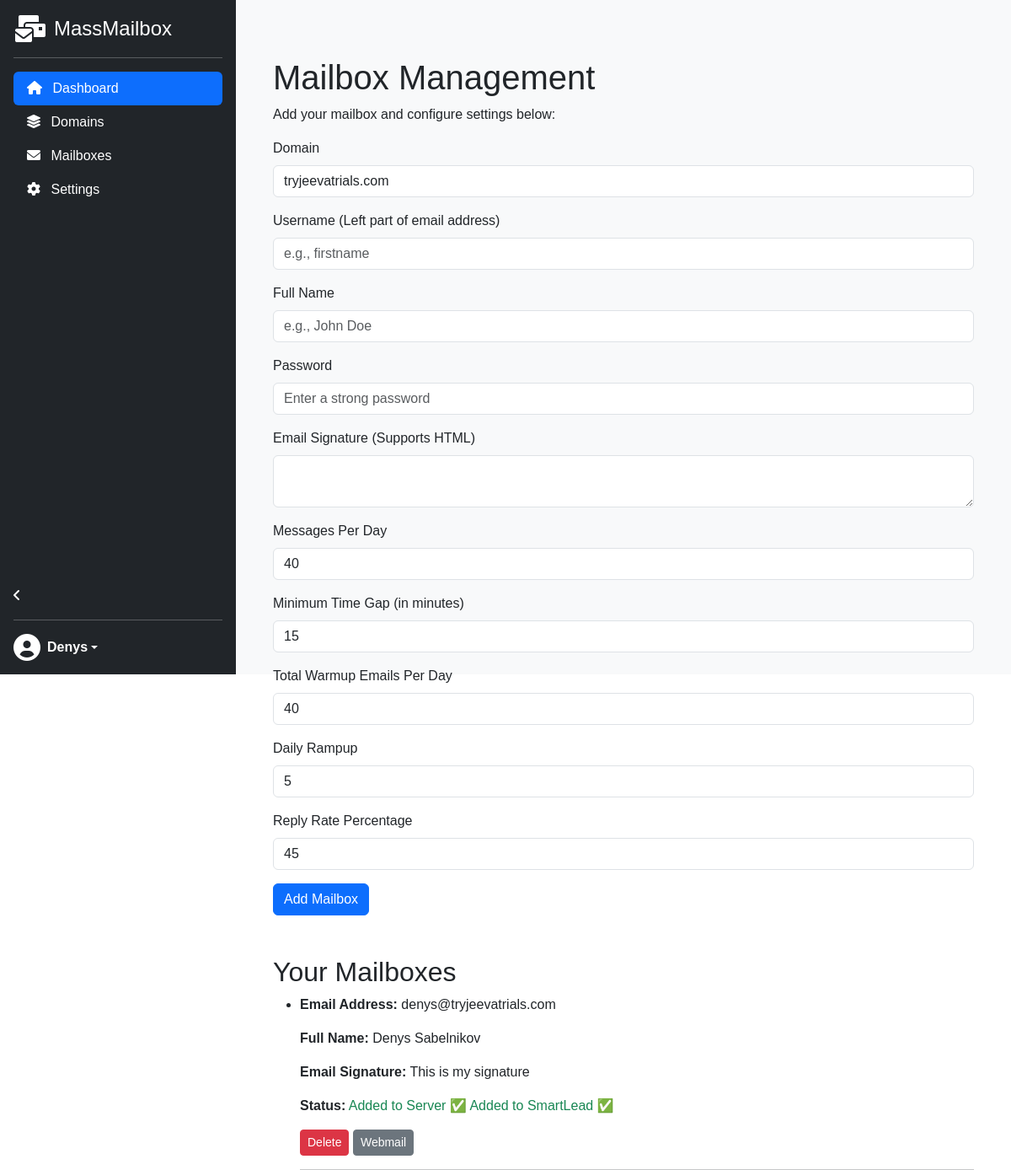
Page /mailboxes (signed in) on the committed database.
### app/models.py (models this page shows, shortened)
class User(UserMixin, db.Model):
    id = db.Column(db.Integer, primary_key=True)
    email = db.Column(db.String(150), unique=True, nullable=False)
    password = db.Column(db.String(150), nullable=False)
    first_name = db.Column(db.String(150), nullable=False)
    last_name = db.Column(db.String(150), nullable=False)
    stripe_customer_id = db.Column(db.String(100), nullable=True)
    stripe_subscription_id = db.Column(db.String(100), nullable=True)
    stripe_plan_id = db.Column(db.String(100), nullable=True)
    subscription_status = db.Column(db.String(50), nullable=True)
    cloudflare_email = db.Column(db.String(150), nullable=True)
    cloudflare_api_key = db.Column(db.String(100), nullable=True)
    smartlead_api_key = db.Column(db.String(100), nullable=True)
    domains = db.relationship('Domain', backref='user', lazy=True)
    mailboxes = db.relationship('Mailbox', backref='user', lazy=True)

class Mailbox(db.Model):
    id = db.Column(db.Integer, primary_key=True)
    email_address = db.Column(db.String(255), nullable=False)
    full_name = db.Column(db.String(255), nullable=False)  # Full name field
    password = db.Column(db.String(255), nullable=False)  # Password field
    user_id = db.Column(db.Integer, db.ForeignKey('user.id'), nullable=False)  # Foreign key to User model
    domain_id = db.Column(db.Integer, db.ForeignKey('domain.id'), nullable=False)  # Foreign key to Domain model
    created_at = db.Column(db.DateTime, nullable=False, server_default=db.func.now())  # Timestamp
    email_signature = db.Column(db.Text, nullable=False)
    message_per_day = db.Column(db.Integer, default=40)
    minimum_time_gap = db.Column(db.Integer, default=15)
    total_warmup_per_day = db.Column(db.Integer, default=40)
    daily_rampup = db.Column(db.Integer, default=5)
    reply_rate_percentage = db.Column(db.Integer, default=45)
    added_to_server = db.Column(db.Boolean, default=False, nullable=False)  # Track if added to the server
    added_to_smartlead = db.Column(db.Boolean, default=False, nullable=False)  # Track if added to SmartLead

### app/views/mailbox_views.py (the view, shortened to what this page needs)
@mailbox.route('/mailboxes', methods=['GET', 'POST'])
@login_required
def manage_mailboxes():
    form = MailboxForm()
    user_domains = Domain.query.filter_by(user_id=current_user.id).all()
    form.domain_id.choices = [(domain.id, domain.domain) for domain in user_domains]
    user_mailboxes = Mailbox.query.filter_by(user_id=current_user.id).all()
    return render_template('mailboxes.html', form=form, domains=user_domains, mailboxes=user_mailboxes)

### app/__init__.py (called while the page is built)
@login_manager.user_loader
def load_user(user_id):
    from app.models import User
    return User.query.get(int(user_id))

### app/templates/mailboxes.html (shortened to what this page needs)
{% extends "base.html" %}
{% block content %}
<div class="container mt-5">
    <h1>Mailbox Management</h1>
    <p>Add your mailbox and configure settings below:</p>
    <form id="mailboxForm" method="POST" action="{{ url_for('mailbox.manage_mailboxes') }}">
        <div class="mb-3">
            <label for="domain" class="form-label">Domain</label>
            <select class="form-control" id="domain" name="domain_id">
                {% for domain in domains %}
                    <option value="{{ domain.id }}">{{ domain.domain }}</option>
                {% endfor %}
            </select>
        </div>
        <div class="mb-3">
            <label for="username" class="form-label">Username (Left part of email address)</label>
            {{ form.username(class="form-control", id="username", placeholder="e.g., firstname") }}
        </div>
        <div class="mb-3">
            <label for="full_name" class="form-label">Full Name</label>
            {{ form.full_name(class="form-control", id="full_name", placeholder="e.g., John Doe") }}
        </div>
        <div class="mb-3">
            <label for="password" class="form-label">Password</label>
            {{ form.password(class="form-control", id="password", type="password", placeholder="Enter a strong password") }}
        </div>
        <div class="mb-3">
            <label for="email_signature" class="form-label">Email Signature (Supports HTML)</label>
            {{ form.email_signature(class="form-control", id="email_signature") }}
        </div>
        <div class="mb-3">
            <label for="message_per_day" class="form-label">Messages Per Day</label>
            {{ form.message_per_day(class="form-control", id="message_per_day") }}
        </div>
        <div class="mb-3">
            <label for="minimum_time_gap" class="form-label">Minimum Time Gap (in minutes)</label>
            {{ form.minimum_time_gap(class="form-control", id="minimum_time_gap") }}
        </div>
        <div class="mb-3">
            <label for="total_warmup_per_day" class="form-label">Total Warmup Emails Per Day</label>
            {{ form.total_warmup_per_day(class="form-control", id="total_warmup_per_day") }}
        </div>
        <div class="mb-3">
            <label for="daily_rampup" class="form-label">Daily Rampup</label>
            {{ form.daily_rampup(class="form-control", id="daily_rampup") }}
        </div>
        <div class="mb-3">
            <label for="reply_rate_percentage" class="form-label">Reply Rate Percentage</label>
            {{ form.reply_rate_percentage(class="form-control", id="reply_rate_percentage") }}
        </div>
        <button type="submit" class="btn btn-primary">Add Mailbox</button>
    </form>
    <h2 class="mt-5">Your Mailboxes</h2>
    <ul id="mailboxList">
        {% for mailbox in mailboxes %}
            <li class="mailbox-item">
                <p><strong>Email Address:</strong> {{ mailbox.email_address }}</p>
                <p><strong>Full Name:</strong> {{ mailbox.full_name }}</p>
                <p><strong>Email Signature:</strong> {{ mailbox.email_signature }}</p>
<p><strong>Status:</strong>
    <span class="text-success">
        {% if mailbox.added_to_server %}
            Added to Server ✅
        {% else %}
            <span class="text-danger">Not Added to Server ❌</span>
        {% endif %}
    </span>
    <span class="text-success">
        {% if mailbox.added_to_smartlead %}
            Added to SmartLead ✅
        {% else %}
            <span class="text-danger">Not Added to SmartLead ❌</span>
        {% endif %}
    </span>
</p>
                <form method="POST" action="{{ url_for('mailbox.delete_mailbox', mailbox_id=mailbox.id) }}" style="display:inline;">
                    <button type="submit" class="btn btn-danger btn-sm">Delete</button>
                </form>
                <a href="https://mail.trycpd.com/SOGo/so/{{ mailbox.email_address }}" class="btn btn-secondary btn-sm" target="_blank">Webmail</a>
            </li>
        {% else %}
            <li>No mailboxes added yet.</li>
        {% endfor %}
    </ul>
</div>
{% endblock %}

### app/templates/base.html (shortened to what this page needs)
<!DOCTYPE html>
<html lang="en">
<head>
    <link href="https://cdn.jsdelivr.net/npm/bootstrap@5.3.0/dist/css/bootstrap.min.css" rel="stylesheet">
    <link rel="stylesheet" href="{{ url_for('static', filename='css/dashstyle.css') }}">
    <link rel="stylesheet" href="https://cdnjs.cloudflare.com/ajax/libs/font-awesome/6.0.0-beta3/css/all.min.css">
</head>
<body>
    {% if current_user.is_authenticated %}
    <div class="wrapper">
        <div id="sidebar" class="d-flex flex-column flex-shrink-0 p-3 text-bg-dark sidebar" style="width: 280px;">
            <a href="/" class="d-flex align-items-center mb-3 mb-md-0 me-md-auto text-white text-decoration-none">
                <i class="fas fa-mail-bulk pe-none me-2" style="font-size: 32px;"></i>
                <span class="fs-4 logo-text">MassMailbox</span>
            </a>
            <hr>
            <ul class="nav nav-pills flex-column mb-auto">
                <li class="nav-item">
                    <a href="{{ url_for('dashboard.dashboard_view') }}" class="nav-link active" aria-current="page">
                        <i class="fas fa-home pe-none me-2"></i>
                        <span>Dashboard</span>
                    </a>
                </li>
                <li>
                    <a href="{{ url_for('domain.manage_domains') }}" class="nav-link text-white">
                        <i class="fas fa-layer-group pe-none me-2"></i>
                        <span>Domains</span>
                    </a>
                </li>
                <li>
                    <a href="{{ url_for('mailbox.manage_mailboxes') }}" class="nav-link text-white">
                        <i class="fas fa-envelope pe-none me-2"></i>
                        <span>Mailboxes</span>
                    </a>
                </li>
                <li>
                    <a href="{{ url_for('dashboard.settings') }}" class="nav-link text-white">
                        <i class="fas fa-cog pe-none me-2"></i>
                        <span>Settings</span>
                    </a>
                </li>
            </ul>
            <div class="collapse-icon">
                <i id="toggleSidebar" class="fas fa-angle-left"></i>
            </div>
            <hr>
            <div class="dropdown">
                <a href="#" class="d-flex align-items-center text-white text-decoration-none dropdown-toggle" data-bs-toggle="dropdown" aria-expanded="false">
                    <i class="fas fa-user-circle" style="font-size: 32px;"></i>
                    <strong class="ms-2">{{ current_user.first_name }}</strong>
                </a>
            </div>
        </div>
        <div class="content">
            <div class="container-fluid">
                {% block content %}{% endblock %}
            </div>
        </div>
    </div>
    {% endif %}
</body>
</html>

### app/static/css/dashstyle.css (style rules this page uses)
body { font-family: 'Arial', sans-serif; }
.wrapper { display: flex; height: 100vh; }
.sidebar { min-height: 100vh; width: 280px; background: #343a40; color: #fff; }
.content { flex-grow: 1; padding: 20px; background-color: #f8f9fa; margin-top: 0; }
.nav-link.active { background-color: #0d6efd; }

### rows in the picture
User: first_name "Denys"
Mailbox: email_address "denys@tryjeevatrials.com", full_name "Denys Sabelnikov", email_signature "This is my signature", added_to_server "Added to Server ✅", added_to_smartlead "Added to SmartLead ✅"

### other values in the picture
form field domain_id "tryjeevatrials.com"
